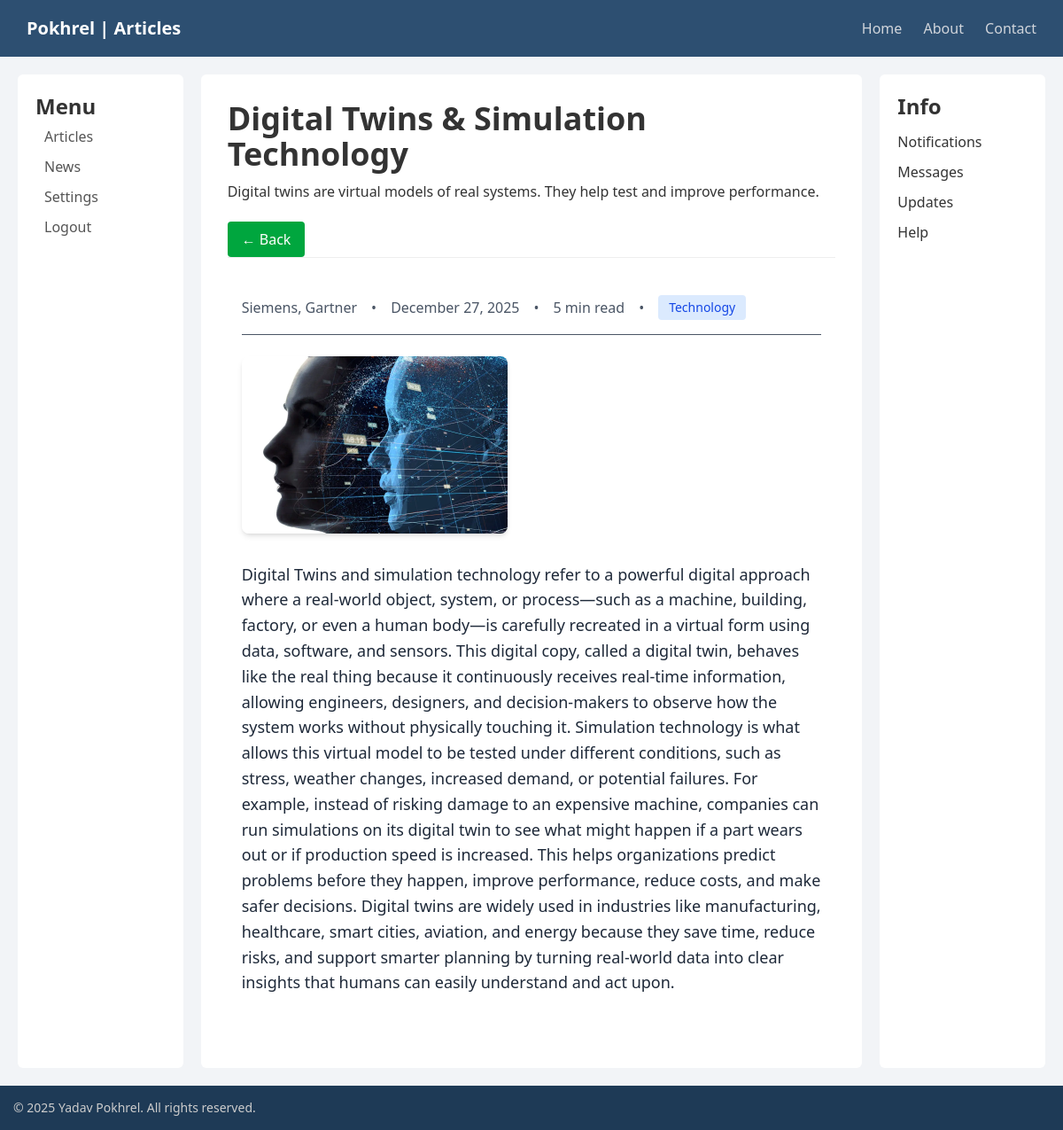
The page /articles/5/ on the database its author committed.
### article_app/models.py (models this page shows, shortened)
class Articles(models.Model):
    ARTICLE_CATEGORIES = [
        ('technology', "Technology"),
        ('sports', 'Sports'),
        ('politics', 'Politics'),
        ('health', 'Health'),
        ('business', 'Business'),
        ('education', 'Education'),
        ('food', 'Food'),
        ('travel', 'Travel'),
        ('art', 'Art'),
        ('music', 'Music'),
        ('science', 'Science'),
        ('others', 'Others')
    ]
    title = models.CharField(max_length=255)
    authorName = models.CharField(max_length=50)
    short_description = models.TextField()
    articleParagrah = models.TextField(default="No content available")
    readtime = models.IntegerField(default=4)
    slug = models.SlugField(max_length=255, unique=True, blank=True, null=True)
    image= models.ImageField(upload_to='product-images/')
    published_on = models.DateTimeField(auto_now_add=True)
    category = models.CharField(max_length=20,choices=ARTICLE_CATEGORIES)

### article_app/views.py (the view)
# urls.py: path('<int:id>/',views.get_one_article_by_id, name='get-one-article-by-id')
def get_one_article_by_id(req, id):
    article = get_object_or_404(Articles, pk=id)
    return render(req, 'article_detail.html', {"oneArticle" : article})

### article_app/templates/article_detail.html (shortened to what this page needs)
{% extends "layout.html" %}
{% block logoName %}Pokhrel | Articles{% endblock %}
{% block heading1 %}{{oneArticle.title}}{% endblock %}
{% block headingcontent %}{{oneArticle.short_description}}{% endblock %}
{% block content %}
<article class="max-w-4xl mx-auto px-4 py-8">
  <div class="flex items-center gap-4 text-gray-600 mb-6 pb-4 border-b">
    <span class="font-medium">{{oneArticle.authorName}}</span>
    <span>•</span>
    <span>{{oneArticle.published_on|date:"F d, Y"}}</span>
    <span>•</span>
    <span>{{oneArticle.readtime}} min read</span>
    <span>•</span>
    <span class="bg-blue-100 text-blue-700 px-3 py-1 rounded text-sm">{{oneArticle.get_category_display}}</span>
  </div>
  <div class="mb-8">
    <img src="{{oneArticle.image.url}}" alt="{{oneArticle.title}}" class="h-50 rounded-lg shadow-md" />
  </div>
  <div class="text-gray-800 leading-relaxed text-lg">
    {{oneArticle.articleParagrah|linebreaks}}
  </div>
</article>
{% endblock %}

### static/style.css (style rules this page uses)
html { height: 100vh; background-color: transparent; }
body { display: flex; flex-direction: column; background-color: #f2f4f7; color: #333; min-height: 100vh; }
.center p { margin-bottom: 20px; line-height: 1.6; }

### rows shown on the page
Articles: title "Digital Twins & Simulation Technology", short_description "Digital twins are virtual models of real systems. They help test and improve performance.", authorName "Siemens, Gartner", published_on "December 27, 2025", readtime "5", category "Technology", image (picture), articleParagrah "Digital Twins and simulation technology refer to a powerful digital approach where a real-world object, system, or process—such as a machine, building, factory, or even a human body—is carefully recreated in a virtual form using data, software, and sensors. This digital copy, called a digital twin, behaves like the real thing because it continuously receives real-time information, allowing engineers, designers, and decision-makers to observe how the system works without physically touching it. Simulation technology is what allows this virtual model to be tested under different conditions, such as stress, weather changes, increased demand, or potential failures. For example, instead of…"
